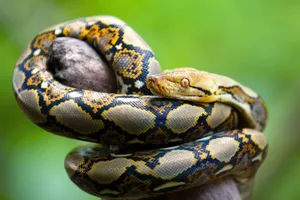
#> input picture images/python-ball.jpg, 300 x 200 px, found by its file name
$ python conversion.py
#> lines starting #> are read from the running program, lines starting #| are printed output that depends on the picture
import cv2

image = cv2.imread('./images/python-ball.jpg')
#> image is the input picture: shape (200, 300, 3); mean B, G, R 73.9, 126.8, 108.7
imageOfDog = cv2.imread('./images/dog.jpeg')
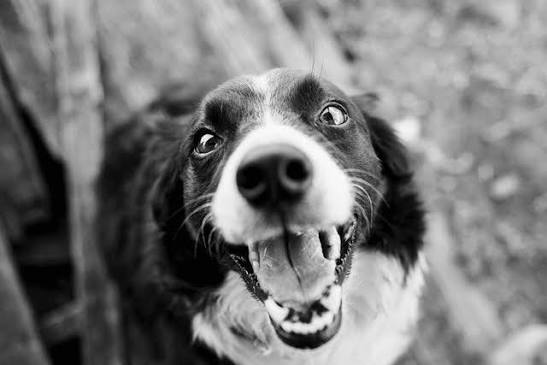
#> input picture images/dog.jpeg, 547 x 365 px, found by its file name
#> imageOfDog is the input picture: shape (365, 547, 3); min 0, max 255, mean 120.7

if image is not None:
    gray = cv2.cvtColor(image, cv2.COLOR_BGR2GRAY) #convert the image to grayscale
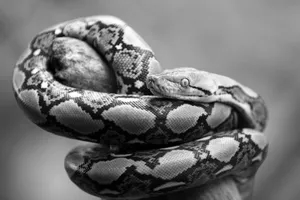
#> gray: shape (200, 300); min 0, max 255, mean 115.4
    cv2.imshow('Grayscale Image', gray) #open the grayscale image in a window
    cv2.waitKey(0) #wait for a key press to close the window
    cv2.destroyAllWindows() #close the window
else:
    print("Error: Could not load image.")

imageOfDog = cv2.imread('./images/dog.jpeg')
if imageOfDog is not None:
    grayDog = cv2.cvtColor(imageOfDog, cv2.COLOR_BGR2GRAY) #convert the dog image to grayscale
    cv2.imshow('Grayscale Dog Image', grayDog) #open the grayscale dog image in a window
    cv2.waitKey(0) #wait for a key press to close the window
    cv2.destroyAllWindows() #close the window

#> (the run stopped early here; a loop or call above may not have finished)
